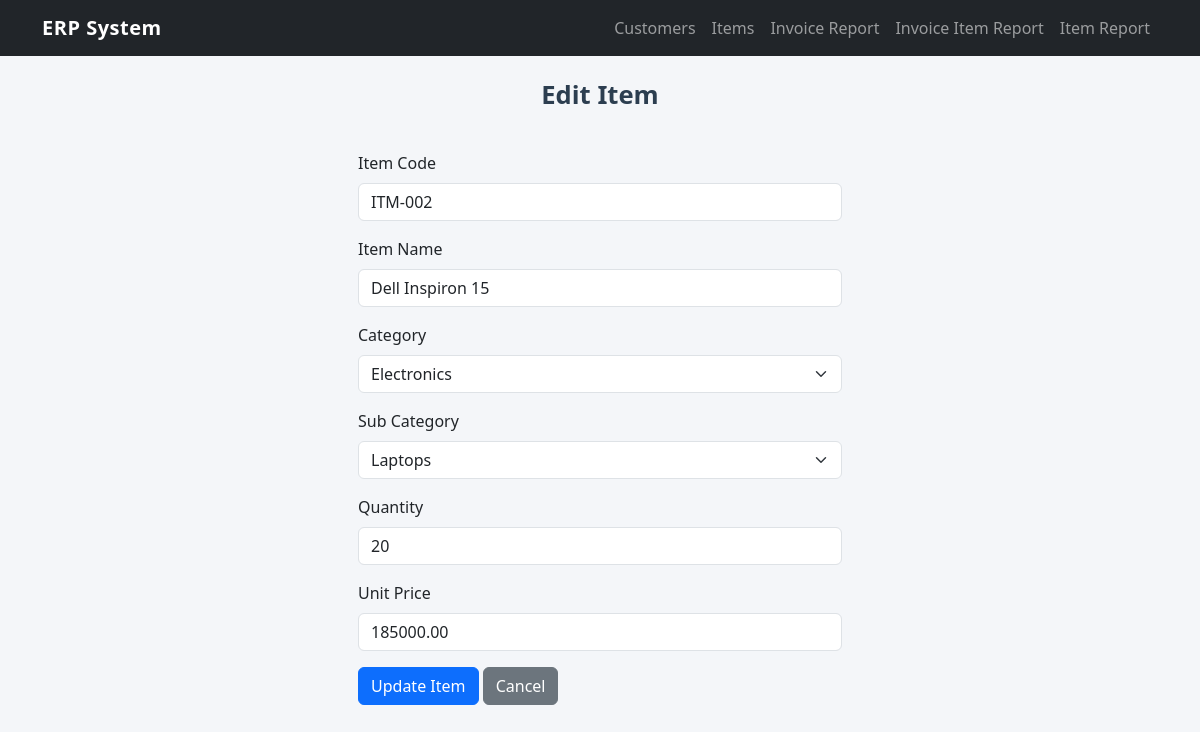
The app's page /items/edit_item.php?id=2 with its own data.
### tables this page shows
CREATE TABLE `items` (
  `id` int(11) NOT NULL,
  `item_code` varchar(50) NOT NULL,
  `item_name` varchar(150) NOT NULL,
  `category_id` int(11) NOT NULL,
  `sub_category_id` int(11) NOT NULL,
  `quantity` int(11) NOT NULL DEFAULT 0,
  `unit_price` decimal(12,2) NOT NULL,
  `created_at` timestamp NOT NULL DEFAULT current_timestamp(),
  `updated_at` timestamp NOT NULL DEFAULT current_timestamp() ON UPDATE current_timestamp()
);

CREATE TABLE `item_categories` (
  `id` int(11) NOT NULL,
  `name` varchar(100) NOT NULL
);

CREATE TABLE `item_sub_categories` (
  `id` int(11) NOT NULL,
  `category_id` int(11) NOT NULL,
  `name` varchar(100) NOT NULL
);

### items/edit_item.php (the view, shortened to what this page needs)
<?php
$db = getDB();
$id = $_GET['id'] ?? 0;
$stmt = $db->prepare("SELECT * FROM items WHERE id = ?");
$stmt->execute([$id]);
$item = $stmt->fetch();
$categories = $db->query("SELECT id, name FROM item_categories ORDER BY name")->fetchAll();
$stmt = $db->prepare("SELECT id, name FROM item_sub_categories WHERE category_id = ? ORDER BY name");
$stmt->execute([$item['category_id']]);
$subcategories = $stmt->fetchAll();
require_once '../includes/header.php';
?>
<h1 class="text-center">Edit Item</h1>
<form method="POST" class="row g-3 mx-auto mt-4" style="max-width: 500px;">
    <div class="col-12">
        <label class="form-label">Item Code</label>
        <input type="text" name="item_code" class="form-control" value="<?= htmlspecialchars($item['item_code']) ?>">
    </div>
    <div class="col-12">
        <label class="form-label">Item Name</label>
        <input type="text" name="item_name" class="form-control" value="<?= htmlspecialchars($item['item_name']) ?>">
    </div>
    <div class="col-12">
        <label class="form-label">Category</label>
        <select name="category_id" id="category_id" class="form-select">
            <?php foreach ($categories as $c): ?>
                <option value="<?= $c['id'] ?>" <?= $item['category_id'] == $c['id'] ? 'selected' : '' ?>><?= $c['name'] ?></option>
            <?php endforeach; ?>
        </select>
    </div>
    <div class="col-12">
        <label class="form-label">Sub Category</label>
        <select name="sub_category_id" id="sub_category_id" class="form-select">
            <?php foreach ($subcategories as $s): ?>
                <option value="<?= $s['id'] ?>" <?= $item['sub_category_id'] == $s['id'] ? 'selected' : '' ?>><?= $s['name'] ?></option>
            <?php endforeach; ?>
        </select>
    </div>
    <div class="col-12">
        <label class="form-label">Quantity</label>
        <input type="number" name="quantity" class="form-control" value="<?= $item['quantity'] ?>">
    </div>
    <div class="col-12">
        <label class="form-label">Unit Price</label>
        <input type="number" step="0.01" name="unit_price" class="form-control" value="<?= $item['unit_price'] ?>">
    </div>
    <div class="col-12">
        <button type="submit" class="btn btn-primary">Update Item</button>
        <a href="index.php" class="btn btn-secondary">Cancel</a>
    </div>
</form>
<?php require_once '../includes/footer.php'; ?>

### assets/style.css (style rules this page uses)
body { background-color: #f4f6f9; }
.btn { border-radius: 6px; }
h1 { font-size: 1.6rem; font-weight: 600; margin-bottom: 1rem; color: #2c3e50; }

### records on screen
items: item_code "ITM-002", item_name "Dell Inspiron 15", category_id "Electronics", sub_category_id "Laptops", quantity "20", unit_price "185000.00"
